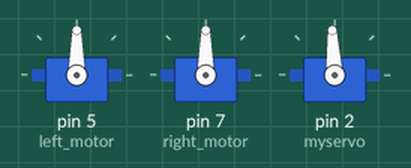
The sketch below on a simulated Arduino Uno, built with avr-gcc and run on an emulated ATmega328P. Shown: 3 × servo. At 26.5 s the program stops and its outputs stay as they are.

Above: at 0.1 s.
At 6.1 s:
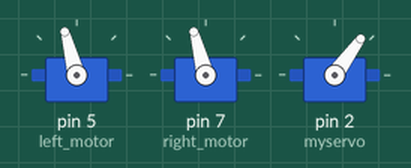
At 26.1 s:
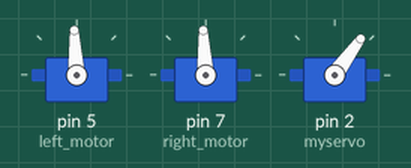
Timing chart, 0 to 27.6 s (numbered marks = the images above):
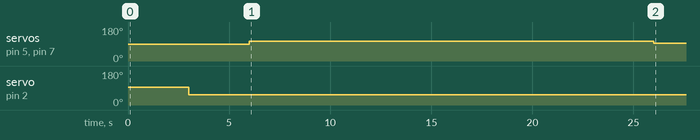

Measured:
- by itself, servo on pin 5 (left_motor), servo on pin 7 (right_motor): 90° → 105° at 6.0 s, → 93° 20.0 s later
- by itself, servo on pin 2 (myservo): 93° → 54° at 3.0 s

The sketch:

autonomous_car.ino
```cpp
#include <Servo.h>

Servo left_motor;
Servo right_motor;
Servo myservo;


int left_speed = 0;
int right_speed = 0;
int left_offset = 0;
int right_offset = 1;

void setup() {
  // put your setup code here, to run once:
  left_motor.attach(5);
  right_motor.attach(7);
  myservo.attach(2);

}

void loop() {

  center();
  left();
  forward(25, 20);     // Go forward at 10% for 2 seconds
  delay(500);

  //left();       // Go right at 10% for 2 seconds
  //delay(500);


  while (true) {      // Stall in an endless loop
    // Do Nothing
  }

}


void zero(){
  left_motor.writeMicroseconds(percent_to_pwm(0));
  right_motor.writeMicroseconds(percent_to_pwm(0 + (right_offset)));
}

int percent_to_pwm(int percent){
  return constrain(percent,-100,100) * 5 + 1500;
}

void forward(int speed_percent, int wait_time){
  left_motor.writeMicroseconds(percent_to_pwm(speed_percent));
  right_motor.writeMicroseconds(percent_to_pwm((speed_percent + right_offset)));
  delay(wait_time*1000);
  zero();
}

void reverse(int speed_percent, int wait_time){
  left_motor.writeMicroseconds(percent_to_pwm(-speed_percent));
  right_motor.writeMicroseconds(percent_to_pwm(-(speed_percent + right_offset)));
  delay(wait_time*1000);
  zero();
}


void right(){
  myservo.writeMicroseconds(1900); //Dont do to strong, it could break stuff.
  delay(3000);
}

void center(){
  myservo.writeMicroseconds(1500); //Dont do to strong, it could break stuff.
  delay(3000);
}
///rn delaty is 3 seconds so it will turn then wait 3 seconds
void left(){
  myservo.writeMicroseconds(1100); //Dont do to strong, it could break stuff.
  delay(3000);
}
```
